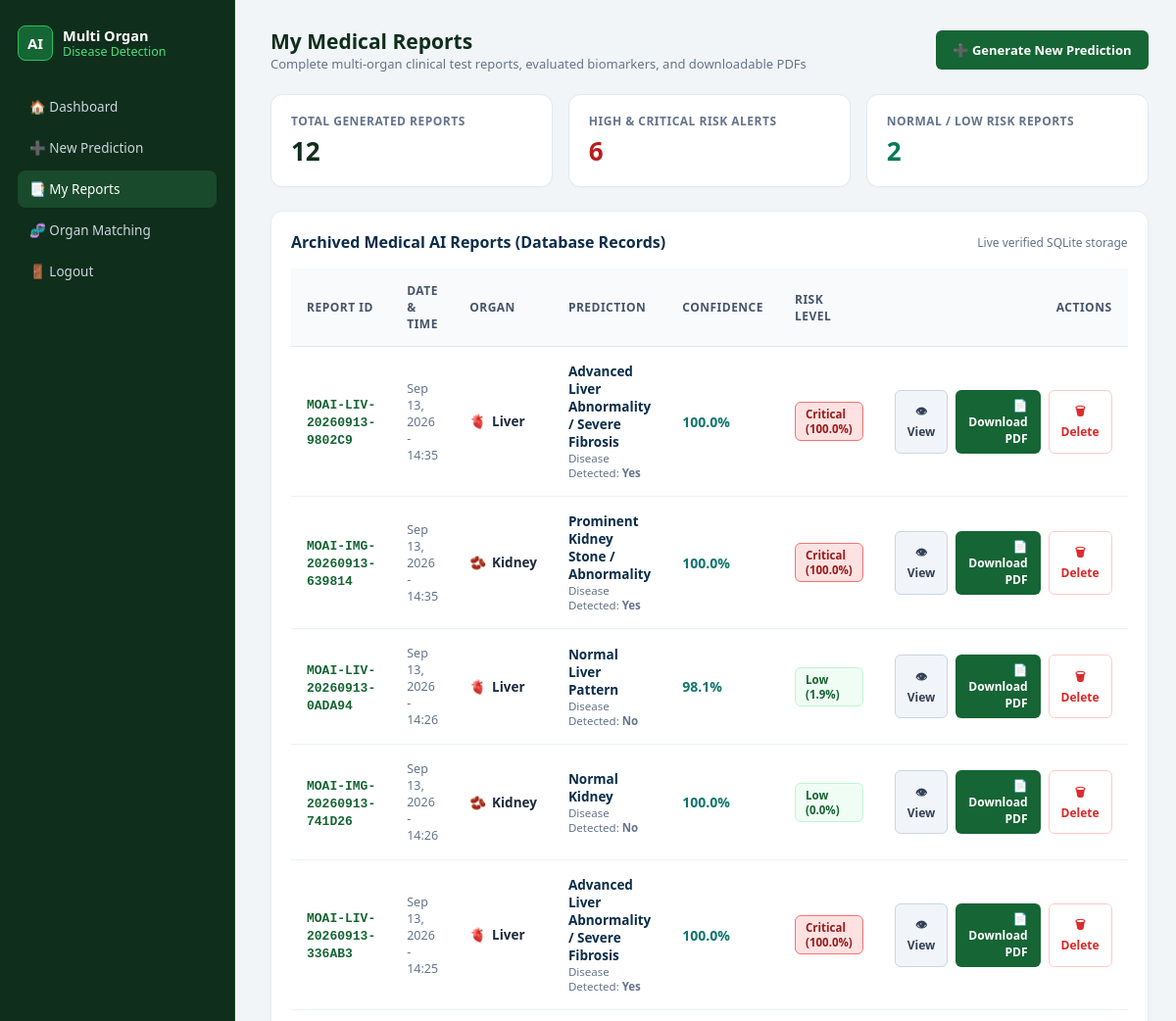
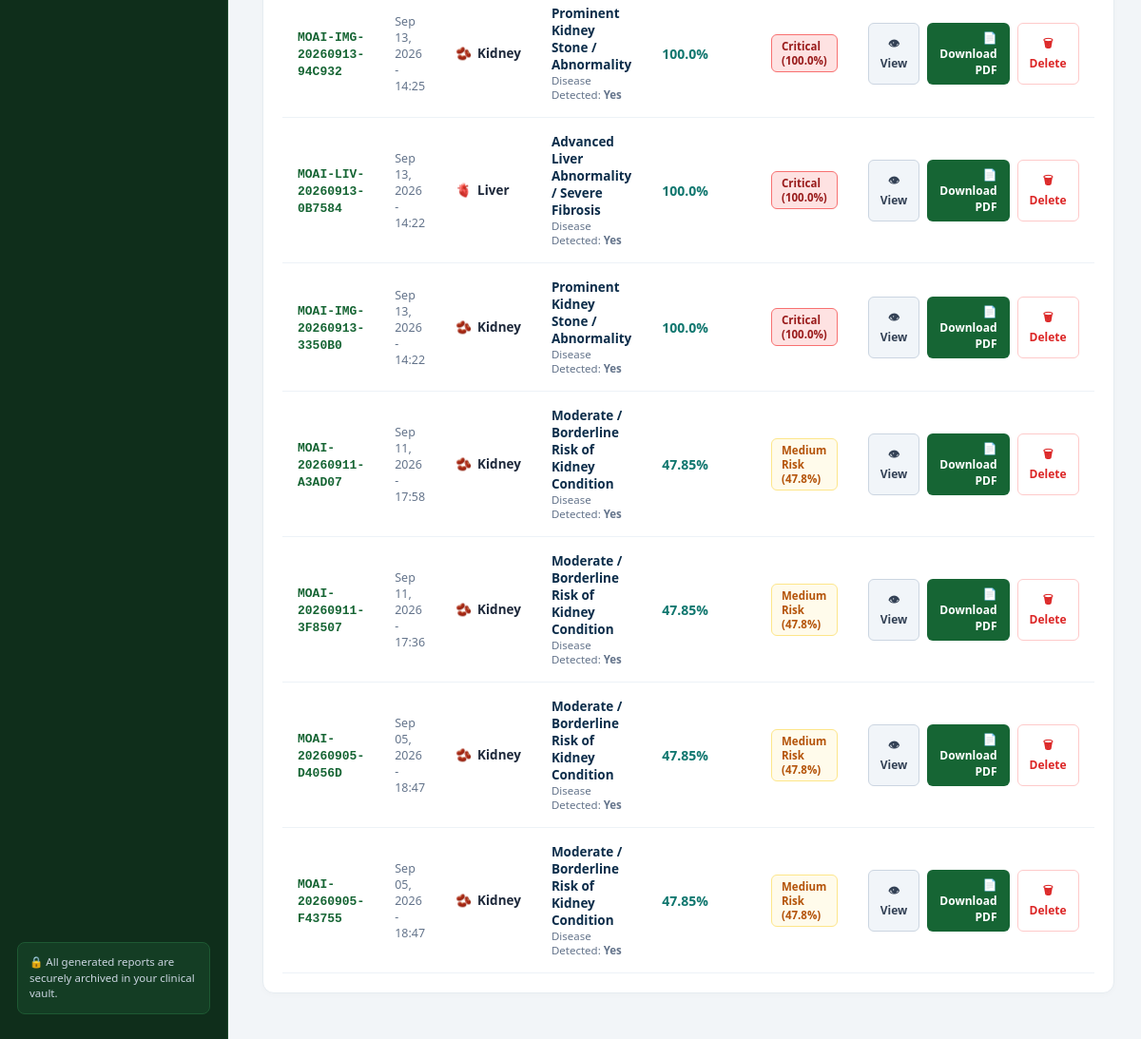
/my-reports (signed in), run on the app's committed database (2 pictures, top to bottom).
### organ_app/backend/database.py (models this page shows, shortened)
class MedicalReport(db.Model):
    __tablename__ = 'medical_reports'
    id = db.Column(db.Integer, primary_key=True)
    report_id = db.Column(db.String(80), unique=True, nullable=False, index=True)
    user_id = db.Column(db.Integer, db.ForeignKey('users.id'), nullable=True, index=True)
    guest_identifier = db.Column(db.String(100), nullable=True)
    prediction_id = db.Column(db.Integer, db.ForeignKey('prediction_records.id'), nullable=True, index=True)
    organ = db.Column(db.String(30), nullable=False)  # 'Kidney', 'Heart', 'Liver'
    parameters = db.Column(db.Text, nullable=False)  # JSON dictionary
    parameter_analysis = db.Column(db.Text, nullable=False)  # JSON list
    abnormal_parameters = db.Column(db.Text, nullable=True)  # JSON list
    normal_parameters = db.Column(db.Text, nullable=True)  # JSON list
    prediction = db.Column(db.String(120), nullable=False)
    disease_detected = db.Column(db.String(10), default='No')  # 'Yes' or 'No'
    confidence = db.Column(db.Float, default=0.0)  # e.g. 92.45
    risk_level = db.Column(db.String(30), nullable=False)  # 'Low Risk', 'Medium Risk', 'High Risk', 'Critical Risk'
    risk_score = db.Column(db.Float, default=0.0)  # 0.0 - 100.0
    model_used = db.Column(db.String(100), nullable=True)
    recommendations = db.Column(db.Text, nullable=True)  # JSON list
    generated_at = db.Column(db.DateTime, default=datetime.utcnow, index=True)
    pdf_path = db.Column(db.String(255), nullable=True)
    prediction_record = db.relationship('PredictionRecord', backref=db.backref('medical_report', uselist=False))

### organ_app/backend/app.py (the view)
@app.route('/my-reports')
def my_reports():
    user_id = session.get('user_id')
    guest_id = session.get('guest_id')
    user = User.query.get(user_id) if user_id else None
    if user_id:
        reports = MedicalReport.query.filter_by(user_id=user_id).order_by(MedicalReport.generated_at.desc()).all()
    elif guest_id:
        reports = MedicalReport.query.filter_by(guest_identifier=guest_id).order_by(MedicalReport.generated_at.desc()).all()
    else:
        reports = []
    return render_template('my_reports.html', user=user, reports=reports)

### organ_app/backend/app.py (called while the page is built)
@app.context_processor
def inject_user():
    current_user = get_current_user()
    return dict(current_user=current_user)

### organ_app/backend/utils/helpers.py (called while the page is built)
def get_current_user():
    from database import User
    auth_header = request.headers.get('Authorization', '')
    if auth_header.startswith('Bearer '):
        token = auth_header.split(' ', 1)[1].strip()
        user_id = User.verify_token(token)
        if user_id:
            return User.query.get(user_id)
    if 'user_id' in session:
        return User.query.get(session['user_id'])
    return None

### organ_app/frontend/templates/my_reports.html (shortened to what this page needs)
<!DOCTYPE html>
<html lang="en">
<head>
</head>
<body>
<div class="layout">
  <div class="sidebar">
    <a href="{{ url_for('index') }}" class="brand">
      <div class="brand-icon">AI</div>
      <h2>Multi Organ<span>Disease Detection</span></h2>
    </a>
    <nav class="nav">
      <a href="{{ url_for('dashboard') }}">🏠 Dashboard</a>
      <a href="{{ url_for('dashboard') }}#predict">➕ New Prediction</a>
      <a href="{{ url_for('my_reports') }}" class="active">📑 My Reports</a>
      <a href="{{ url_for('organ_matching') }}">🧬 Organ Matching</a>
      <a href="{{ url_for('logout') }}">🚪 Logout</a>
    </nav>
    <div class="sidebar-note">🔒 All generated reports are securely archived in your clinical vault.</div>
  </div>
  <div class="main">
    <div class="topbar">
      <div>
        <h1>My Medical Reports</h1>
        <p>Complete multi-organ clinical test reports, evaluated biomarkers, and downloadable PDFs</p>
      </div>
      <div>
        <a href="{{ url_for('dashboard') }}" class="btn-action btn-download" style="padding: 10px 16px; font-size: 13px;">
          ➕ Generate New Prediction
        </a>
      </div>
    </div>
    <div class="stats-row">
      <div class="stat-card">
        <div class="label">Total Generated Reports</div>
        <div class="val" id="statTotal">{{ reports|length }}</div>
      </div>
      <div class="stat-card">
        <div class="label">High &amp; Critical Risk Alerts</div>
        <div class="val" style="color: #b91c1c;">
          {% set high_count = namespace(value=0) %}
          {% for r in reports %}
            {% if 'High' in r.risk_level or 'Critical' in r.risk_level %}
              {% set high_count.value = high_count.value + 1 %}
            {% endif %}
          {% endfor %}
          {{ high_count.value }}
        </div>
      </div>
      <div class="stat-card">
        <div class="label">Normal / Low Risk Reports</div>
        <div class="val" style="color: #047857;">
          {% set low_count = namespace(value=0) %}
          {% for r in reports %}
            {% if 'Low' in r.risk_level %}
              {% set low_count.value = low_count.value + 1 %}
            {% endif %}
          {% endfor %}
          {{ low_count.value }}
        </div>
      </div>
    </div>
    <div class="card">
      <div style="display:flex; justify-content:space-between; align-items:center; margin-bottom:16px;">
        <h3 style="font-size:16px; color:#0c2d4a; font-weight:700;">Archived Medical AI Reports (Database Records)</h3>
        <span style="font-size:12px; color:#64748b;">Live verified SQLite storage</span>
      </div>
      {% if reports and reports|length > 0 %}
        <div class="reports-table-wrapper">
          <table class="reports-table" id="reportsTable">
            <thead>
              <tr>
                <th>Report ID</th>
                <th>Date &amp; Time</th>
                <th>Organ</th>
                <th>Prediction</th>
                <th>Confidence</th>
                <th>Risk Level</th>
                <th style="text-align: right;">Actions</th>
              </tr>
            </thead>
            <tbody>
              {% for report in reports %}
                <tr id="row-{{ report.report_id }}">
                  <td>
                    <span class="report-id">{{ report.report_id }}</span>
                  </td>
                  <td style="font-size: 12.5px; color: #64748b;">
                    {{ report.generated_at.strftime('%b %d, %Y - %H:%M') }}
                  </td>
                  <td>
                    <span class="organ-badge">
                      {% if report.organ|lower == 'kidney' %}🫘
                      {% else %}🫀{% endif %}
                      <b>{{ report.organ }}</b>
                    </span>
                  </td>
                  <td>
                    <div style="font-weight: 600; color: #0c2d4a;">{{ report.prediction }}</div>
                    <div style="font-size: 11.5px; color: #64748b;">Disease Detected: <b>{{ report.disease_detected }}</b></div>
                  </td>
                  <td>
                    <strong style="color: #0f766e; font-size: 14px;">{{ report.confidence }}%</strong>
                  </td>
                  <td>
                    {% if 'Critical' in report.risk_level %}
                      <span class="badge-critical">{{ report.risk_level }} ({{ report.risk_score }}%)</span>
                    {% elif 'High' in report.risk_level %}
                      <span class="badge-high">{{ report.risk_level }} ({{ report.risk_score }}%)</span>
                    {% elif 'Medium' in report.risk_level %}
                      <span class="badge-medium">{{ report.risk_level }} ({{ report.risk_score }}%)</span>
                    {% else %}
                      <span class="badge-low">{{ report.risk_level }} ({{ report.risk_score }}%)</span>
                    {% endif %}
                  </td>
                  <td style="text-align: right;">
                    <div class="action-btns" style="justify-content: flex-end;">
                      <button type="button" class="btn-action btn-view" onclick="viewReport('{{ report.report_id }}')">
                        👁 View
                      </button>
                      {% if report.pdf_path %}
                        <a href="{{ url_for('api_download_report', filename=report.pdf_path) }}" class="btn-action btn-download" target="_blank" download>
                          📄 Download PDF
                        </a>
                      {% endif %}
                      <button type="button" class="btn-action btn-delete" onclick="deleteReport('{{ report.report_id }}')">
                        🗑 Delete
                      </button>
                    </div>
                  </td>
                </tr>
              {% endfor %}
            </tbody>
          </table>
        </div>
      {% endif %}
    </div>
  </div>
</div>
</body>
</html>

### organ_app/frontend/templates/my_reports.html (style rules this page uses)
* { box-sizing: border-box; margin: 0; padding: 0; font-family: 'Segoe UI', -apple-system, BlinkMacSystemFont, Arial, sans-serif; }
body { background: #f2f5f8; color: #223; min-height: 100vh; }
.layout { display: grid; grid-template-columns: 240px 1fr; min-height: 100vh; }
.sidebar { background: #0f2e1b; color: #fff; padding: 26px 18px; display: flex; flex-direction: column; border-right: 1px solid #1e4a2d; }
.sidebar .brand { display: flex; align-items: center; gap: 10px; margin-bottom: 28px; text-decoration: none; color: #fff; }
.sidebar .brand-icon { width: 36px; height: 36px; border-radius: 8px; background: #166534; display:flex; align-items:center; justify-content:center; font-weight:bold; font-size: 15px; border: 1px solid #22c55e; }
.sidebar .brand h2 { font-size: 14.5px; line-height: 1.25; }
.sidebar .brand h2 span { color: #4ade80; display:block; font-size: 12.5px; font-weight: 500; }
.nav { display: flex; flex-direction: column; gap: 4px; }
.nav a { display: flex; align-items: center; gap: 10px; color: #cbd5e1; text-decoration: none; font-size: 13.5px; padding: 10px 12px; border-radius: 8px; transition: all 0.2s ease; }
.nav a.active, .nav a:hover { background: #194a2b; color: #fff; }
.sidebar-note { margin-top: auto; background: #143d24; border: 1px solid #1e5933; padding: 12px; border-radius: 8px; font-size: 11.5px; color: #cbd5e1; line-height: 1.45; }
.main { padding: 28px 36px; max-width: 1320px; width: 100%; margin: 0 auto; }
.topbar { display: flex; justify-content: space-between; align-items: center; margin-bottom: 22px; }
.topbar h1 { font-size: 21px; color: #0f2e1b; font-weight: 700; }
.topbar p { font-size: 13px; color: #64748b; }
.stats-row { display: grid; grid-template-columns: repeat(3, 1fr); gap: 16px; margin-bottom: 24px; }
.stat-card { background: #fff; border: 1px solid #e2e8f0; border-radius: 12px; padding: 18px 20px; box-shadow: 0 1px 3px rgba(0,0,0,0.02); }
.stat-card .label { font-size: 12px; color: #64748b; font-weight: 600; text-transform: uppercase; letter-spacing: 0.5px; }
.stat-card .val { font-size: 26px; font-weight: 700; color: #0f2e1b; margin-top: 4px; }
.card { background: #fff; border-radius: 12px; border: 1px solid #e6ecf1; padding: 20px; margin-bottom: 20px; box-shadow: 0 2px 6px rgba(0,0,0,0.02); }
.reports-table-wrapper { overflow-x: auto; }
table.reports-table { width: 100%; border-collapse: collapse; text-align: left; }
table.reports-table th { background: #f8fafc; color: #475569; font-size: 12px; font-weight: 700; text-transform: uppercase; letter-spacing: 0.5px; padding: 14px 16px; border-bottom: 1px solid #e2e8f0; }
table.reports-table td { padding: 16px; border-bottom: 1px solid #edf2f7; font-size: 13.5px; vertical-align: middle; color: #1e293b; }
.report-id { font-family: 'Consolas', 'Courier New', monospace; font-weight: 700; color: #166534; font-size: 13px; }
.organ-badge { display: inline-flex; align-items: center; gap: 6px; font-weight: 600; }
.badge-critical { background: #fee2e2; color: #991b1b; padding: 4px 10px; border-radius: 6px; font-size: 11.5px; font-weight: 700; display: inline-block; border: 1px solid #f87171; }
.badge-medium { background: #fffbeb; color: #b45309; padding: 4px 10px; border-radius: 6px; font-size: 11.5px; font-weight: 700; display: inline-block; border: 1px solid #fde68a; }
.badge-low { background: #f0fdf4; color: #166534; padding: 4px 10px; border-radius: 6px; font-size: 11.5px; font-weight: 700; display: inline-block; border: 1px solid #bbf7d0; }
.action-btns { display: flex; gap: 8px; }
.btn-action { display: inline-flex; align-items: center; gap: 4px; padding: 6px 12px; border-radius: 6px; font-size: 12px; font-weight: 600; text-decoration: none; cursor: pointer; transition: all 0.2s; border: 1px solid transparent; }
.btn-view { background: #f1f5f9; color: #334155; border-color: #cbd5e1; }
.btn-download { background: #166534; color: #fff; }
.btn-delete { background: #fff; color: #dc2626; border-color: #fecaca; }

### data on the page
MedicalReport: report_id "MOAI-LIV-20260913-9802C9", generated_at "Sep 13, 2026 - 14:35", organ "Liver", prediction "Advanced Liver Abnormality / Severe Fibrosis", disease_detected "Yes", confidence "100.0", risk_level "Critical", risk_score "100.0"
MedicalReport: report_id "MOAI-IMG-20260913-639814", generated_at "Sep 13, 2026 - 14:35", organ "Kidney", prediction "Prominent Kidney Stone / Abnormality", disease_detected "Yes", confidence "100.0", risk_level "Critical", risk_score "100.0"
MedicalReport: report_id "MOAI-LIV-20260913-0ADA94", generated_at "Sep 13, 2026 - 14:26", organ "Liver", prediction "Normal Liver Pattern", disease_detected "No", confidence "98.1", risk_level "Low", risk_score "1.9"
MedicalReport: report_id "MOAI-IMG-20260913-741D26", generated_at "Sep 13, 2026 - 14:26", organ "Kidney", prediction "Normal Kidney", disease_detected "No", confidence "100.0", risk_level "Low", risk_score "0.0"
MedicalReport: report_id "MOAI-LIV-20260913-336AB3", generated_at "Sep 13, 2026 - 14:25", organ "Liver", prediction "Advanced Liver Abnormality / Severe Fibrosis", disease_detected "Yes", confidence "100.0", risk_level "Critical", risk_score "100.0"
MedicalReport: report_id "MOAI-IMG-20260913-94C932", generated_at "Sep 13, 2026 - 14:25", organ "Kidney", prediction "Prominent Kidney Stone / Abnormality", disease_detected "Yes", confidence "100.0", risk_level "Critical", risk_score "100.0"
MedicalReport: report_id "MOAI-LIV-20260913-0B7584", generated_at "Sep 13, 2026 - 14:22", organ "Liver", prediction "Advanced Liver Abnormality / Severe Fibrosis", disease_detected "Yes", confidence "100.0", risk_level "Critical", risk_score "100.0"
MedicalReport: report_id "MOAI-IMG-20260913-3350B0", generated_at "Sep 13, 2026 - 14:22", organ "Kidney", prediction "Prominent Kidney Stone / Abnormality", disease_detected "Yes", confidence "100.0", risk_level "Critical", risk_score "100.0"
MedicalReport: report_id "MOAI-20260911-A3AD07", generated_at "Sep 11, 2026 - 17:58", organ "Kidney", prediction "Moderate / Borderline Risk of Kidney Condition", disease_detected "Yes", confidence "47.85", risk_level "Medium Risk", risk_score "47.8"
MedicalReport: report_id "MOAI-20260911-3F8507", generated_at "Sep 11, 2026 - 17:36", organ "Kidney", prediction "Moderate / Borderline Risk of Kidney Condition", disease_detected "Yes", confidence "47.85", risk_level "Medium Risk", risk_score "47.8"
MedicalReport: report_id "MOAI-20260905-D4056D", generated_at "Sep 05, 2026 - 18:47", organ "Kidney", prediction "Moderate / Borderline Risk of Kidney Condition", disease_detected "Yes", confidence "47.85", risk_level "Medium Risk", risk_score "47.8"
MedicalReport: report_id "MOAI-20260905-F43755", generated_at "Sep 05, 2026 - 18:47", organ "Kidney", prediction "Moderate / Borderline Risk of Kidney Condition", disease_detected "Yes", confidence "47.85", risk_level "Medium Risk", risk_score "47.8"

### other printed values
{{ reports|length }} "12"
{{ high_count.value }} "6"
{{ low_count.value }} "2"
